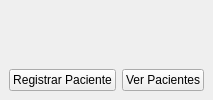
<!-- Below are three .ui files in sequence. Save each section as its own .ui file in /view -->
<!-- ================= MAIN WINDOW (main_window.ui) ================= -->
<ui version="4.0">
<class>MainWindow</class>
<widget class="QMainWindow" name="MainWindow">
<property name="windowTitle"><string>Unidad de Cuidados Intensivos</string></property>
<widget class="QWidget" name="centralwidget">
<layout class="QVBoxLayout" name="verticalLayout">
<item>
<widget class="QLabel" name="labelTitulo">
<property name="text"><string><center><h1>UNIDAD DE CUIDADOS INTENSIVOS</h1></center></string></property>
</widget>
</item>
<item>
<widget class="QLabel" name="labelImagen">
<property name="pixmap"><pixmap>hospital.gif</pixmap></property>
<property name="alignment"><set>Qt::AlignCenter</set></property>
</widget>
</item>
<item>
<layout class="QHBoxLayout" name="horizontalLayout">
<item>
<widget class="QPushButton" name="btnRegistrar">
<property name="text"><string>Registrar Paciente</string></property>
</widget>
</item>
<item>
<widget class="QPushButton" name="btnVerPacientes">
<property name="text"><string>Ver Pacientes</string></property>
</widget>
</item>
</layout>
</item>
</layout>
</widget>
</widget>
<resources/>
<connections/>
</ui>
